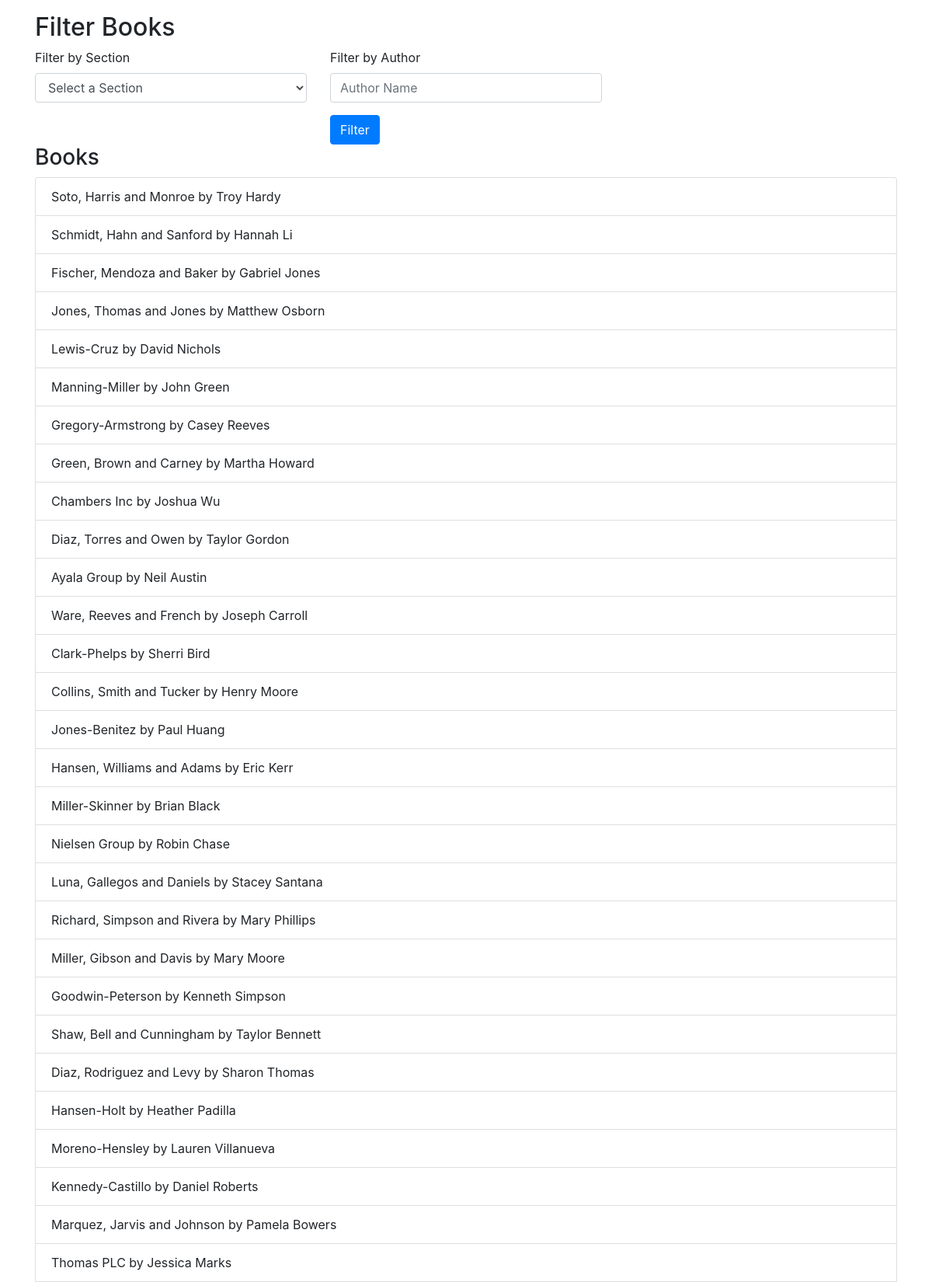
Screenshot of /books/filter (upper part) with the database file from the repository.
### models.py (models this page shows, shortened)
class Book(db.Model):
    __table_name__ = "book"
    id = Column(Integer, primary_key=True)
    name = Column(String(100), nullable=False)
    content = Column(Text, nullable=False)
    author = Column(String(100), nullable=False)
    section_id = Column(Integer, ForeignKey('section.id'), nullable=False)

### app.py (the view)
@app.route('/books/filter', methods=['GET'])
def list_books_by_filter():
    filter_type = request.args.get('filter_type')
    query = request.args.get('query', '')
    if filter_type == 'section':
        section_id = request.args.get('section_id')
        books = Book.query.filter(Book.section_id == section_id, Book.name.ilike(f"%{query}%")).all()
    elif filter_type == 'author':
        books = Book.query.filter(Book.author.ilike(f"%{query}%"), Book.name.ilike(f"%{query}%")).all()
    else:
        books = Book.query.filter(Book.name.ilike(f"%{query}%")).all()
    return render_template('books/books_filter.html', books=books)

### templates/books/books_filter.html (shortened to what this page needs)
<!DOCTYPE html>
<html lang="en">
<head>
    <link rel="stylesheet" href="https://stackpath.bootstrapcdn.com/bootstrap/4.5.2/css/bootstrap.min.css">
</head>
<body>
<div class="container mt-3">
    <h2>Filter Books</h2>
    <div class="row">
        <div class="col-md-4">
            <form action="/books/section" method="get">
                <div class="form-group">
                    <label for="sectionSelect">Filter by Section</label>
                    <select class="form-control" id="sectionSelect" name="section_id" onchange="this.form.submit()">
                        <option value="">Select a Section</option>
                    </select>
                </div>
            </form>
        </div>
        <div class="col-md-4">
            <form action="/books/author" method="get">
                <div class="form-group">
                    <label for="authorInput">Filter by Author</label>
                    <input type="text" class="form-control" id="authorInput" name="author" placeholder="Author Name">
                </div>
                <button type="submit" class="btn btn-primary">Filter</button>
            </form>
        </div>
    </div>
    <div class="row">
        <div class="col">
            <h3>Books</h3>
            <ul class="list-group">
                {% for book in books %}
                <li class="list-group-item">
                    {{ book.name }} by {{ book.author }}
                </li>
                {% else %}
                <li class="list-group-item">No books found.</li>
                {% endfor %}
            </ul>
        </div>
    </div>
</div>
</body>
</html>

### rows the page displays
Book: name "Soto, Harris and Monroe", author "Troy Hardy"
Book: name "Schmidt, Hahn and Sanford", author "Hannah Li"
Book: name "Fischer, Mendoza and Baker", author "Gabriel Jones"
Book: name "Jones, Thomas and Jones", author "Matthew Osborn"
Book: name "Lewis-Cruz", author "David Nichols"
Book: name "Manning-Miller", author "John Green"
Book: name "Gregory-Armstrong", author "Casey Reeves"
Book: name "Green, Brown and Carney", author "Martha Howard"
Book: name "Chambers Inc", author "Joshua Wu"
Book: name "Diaz, Torres and Owen", author "Taylor Gordon"
Book: name "Ayala Group", author "Neil Austin"
Book: name "Ware, Reeves and French", author "Joseph Carroll"
Book: name "Clark-Phelps", author "Sherri Bird"
Book: name "Collins, Smith and Tucker", author "Henry Moore"
Book: name "Jones-Benitez", author "Paul Huang"
Book: name "Hansen, Williams and Adams", author "Eric Kerr"
Book: name "Miller-Skinner", author "Brian Black"
Book: name "Nielsen Group", author "Robin Chase"
Book: name "Luna, Gallegos and Daniels", author "Stacey Santana"
Book: name "Richard, Simpson and Rivera", author "Mary Phillips"
Book: name "Miller, Gibson and Davis", author "Mary Moore"
Book: name "Goodwin-Peterson", author "Kenneth Simpson"
Book: name "Shaw, Bell and Cunningham", author "Taylor Bennett"
Book: name "Diaz, Rodriguez and Levy", author "Sharon Thomas"
Book: name "Hansen-Holt", author "Heather Padilla"
Book: name "Moreno-Hensley", author "Lauren Villanueva"
Book: name "Kennedy-Castillo", author "Daniel Roberts"
Book: name "Marquez, Jarvis and Johnson", author "Pamela Bowers"
Book: name "Thomas PLC", author "Jessica Marks"
